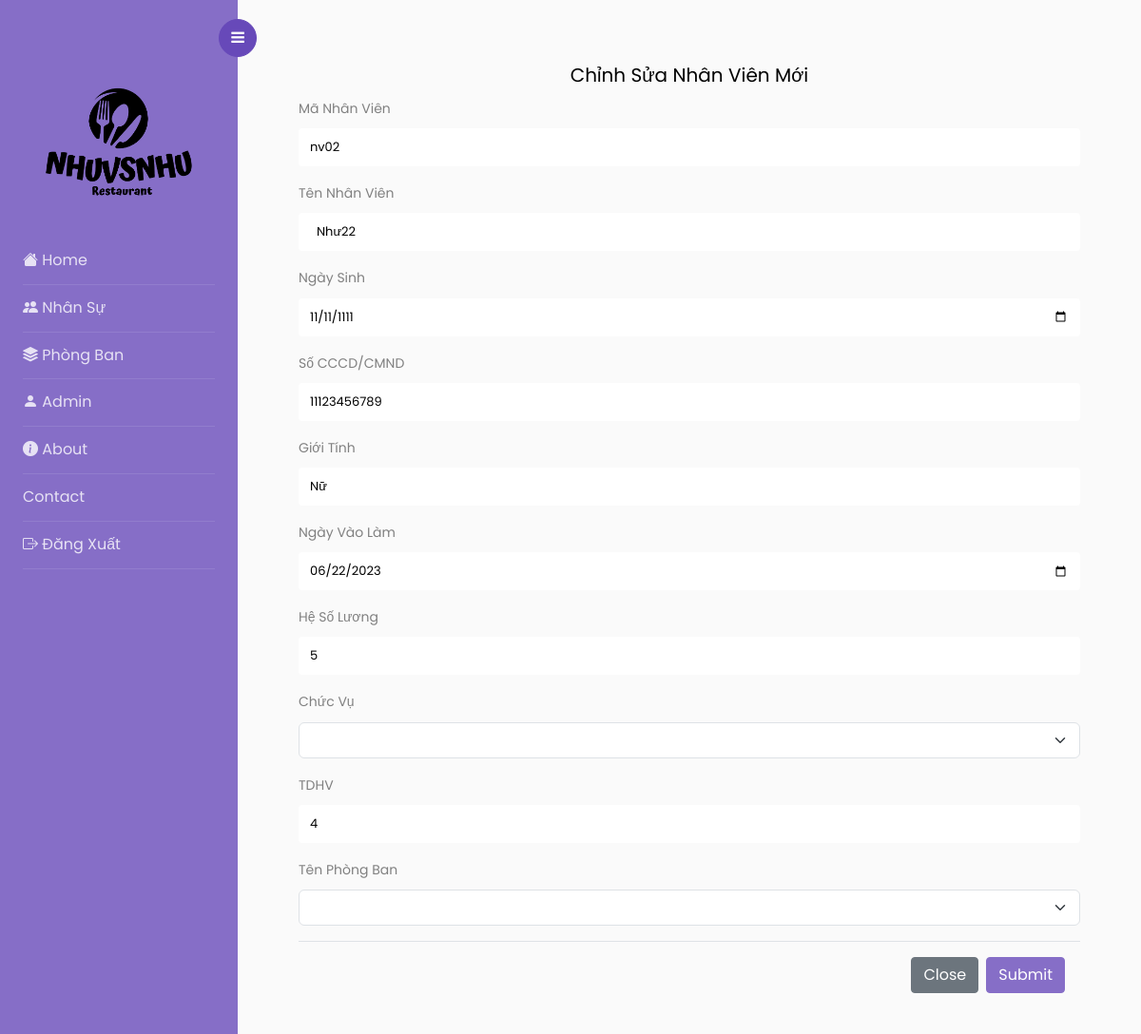
Before: /Nhansu/chinhsua_nv.php?MANV=nv02 with the older database file.
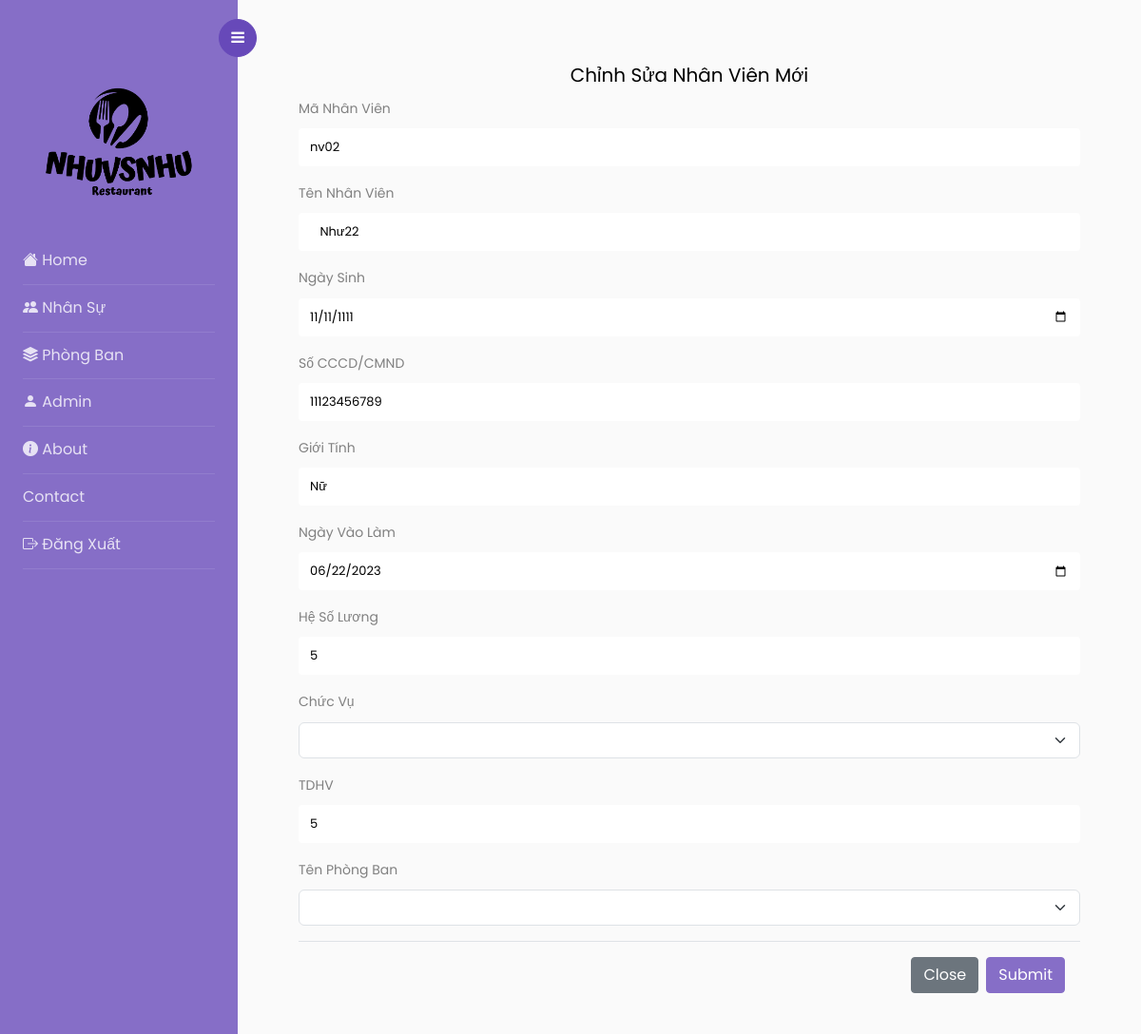
After: the same page with the newer database file.
### tables this page shows
CREATE TABLE `nhanvien` (
  `MANV` varchar(10) NOT NULL,
  `HOTENNV` varchar(50) NOT NULL,
  `NGAYSINH` date NOT NULL,
  `SOCCCD` varchar(12) NOT NULL,
  `GIOITINH` varchar(10) NOT NULL,
  `NGAYVAOLAM` date NOT NULL,
  `HESOLUONG` float NOT NULL,
  `MACV` varchar(10) NOT NULL,
  `TDHV` varchar(10) NOT NULL,
  `MAPB` varchar(10) NOT NULL
);

### Nhansu/chinhsua_nv.php (the view)
<?php include('header.php'); ?>
<?php include('sidebar.php'); ?>
<?php
include('../connect.php');
$MANV = $_GET['MANV'];
$query = "SELECT * FROM nhanvien WHERE MANV ='$MANV'";
$ketqua = mysqli_query($connect, $query);
$row = mysqli_fetch_array($ketqua);
?>
<div id="content" class="p-4 p-md-5 pt-5">
    <form class="p-md-3" action="capnhat_nv.php" method="post">
        <h5 class="text-center">Chỉnh Sửa Nhân Viên Mới</h5>
        <div class="mb-3">
            <label for="exampleInputMaNV" class="form-label">Mã Nhân Viên</label>
            <input class="form-control" type="text" name="MANV" placeholder="Mã Nhân Viên" value="<?php echo $row['MANV']; ?>">
        </div>
        <div class="mb-3">
            <label for="exampleInputname" class="form-label">Tên Nhân Viên</label>
            <input class="form-control" type="text" name="HOTENNV" placeholder="Họ Tên Nhân Viên" value="<?php echo $row['HOTENNV']; ?>">
        </div>
        <div class="mb-3">
            <label for="exampleInputDate" class="form-label">Ngày Sinh</label>
            <input class="form-control" type="date" name="NGAYSINH" placeholder="" value="<?php echo $row['NGAYSINH']; ?>">
        </div>
        <div class="mb-3">
            <label for="exampleInputIDnation" class="form-label">Số CCCD/CMND</label>
            <input class="form-control" type="text" name="SOCCCD" placeholder="Số CCCD/CMND" value="<?php echo $row['SOCCCD']; ?>">
        </div>
        <div class="mb-3">
            <label for="exampleInputGender" class="form-label">Giới Tính</label>
            <input class="form-control" type="text" name="GIOITINH" placeholder="Giới Tính" value="<?php echo $row['GIOITINH']; ?>">
        </div>
        <div class="mb-3">
            <label for="exampleInputDateIn" class="form-label">Ngày Vào Làm</label>
            <input class="form-control" type="date" name="NGAYVAOLAM" placeholder="Ngày Vào Làm" value="<?php echo $row['NGAYVAOLAM']; ?>">
        </div>
        <div class="mb-3">
            <label for="exampleInputDateIn" class="form-label">Hệ Số Lương</label>
            <input class="form-control" type="number" name="HESOLUONG" placeholder="Hệ Số Lương" value="<?php echo $row['HESOLUONG']; ?>">
        </div>
        <div class="mb-3">
            <div class="control-group">
                <label class="control-label" for="inputtheloai">Chức Vụ</label>
                <select class="form-select" name="MACV">
                    <option></option>
                    <?php
                    include("../connect.php");
                    $cat_query = mysqli_query($connect, "select * from chucvu");
                    while ($cat_row = mysqli_fetch_array($cat_query)) {
                    ?>
                        <option value="<?php echo $cat_row['MACV']; ?>"><?php echo $cat_row['TENCV']; ?></option>
                    <?php  } ?>
                </select>
            </div>
        </div>
        <div class="mb-3">
            <label for="exampleInputTDHV" class="form-label">TDHV</label>
            <input class="form-control" type="text" name="TDHV" placeholder="Trình Độ Học Vấn" value="<?php echo $row['TDHV']; ?>">
        </div>
        <div class="mb-3">
            <div class="control-group">
                <label class="control-label" for="inputPB">Tên Phòng Ban</label>
                <select class="form-select" name="MAPB">
                    <option></option>
                    <?php
                    include("../connect.php");
                    $cat_query = mysqli_query($connect, "select * from phongban");
                    while ($cat_row = mysqli_fetch_array($cat_query)) {
                    ?>
                        <option value="<?php echo $cat_row['MAPB']; ?>"><?php echo $cat_row['TENPB']; ?></option>
                    <?php  } ?>
                </select>
            </div>
        </div>
        <div class="modal-footer">
            <a class="btn btn-secondary" href="nhansu.php" >Close</a>
            <input class="btn btn-primary" type="submit" name="capnhat">
        </div>
    </form>
</div>
<?php include('footer.php') ?>

Changed rows visible on the page:
changed nhanvien "nv02": TDHV "4" → "5"
